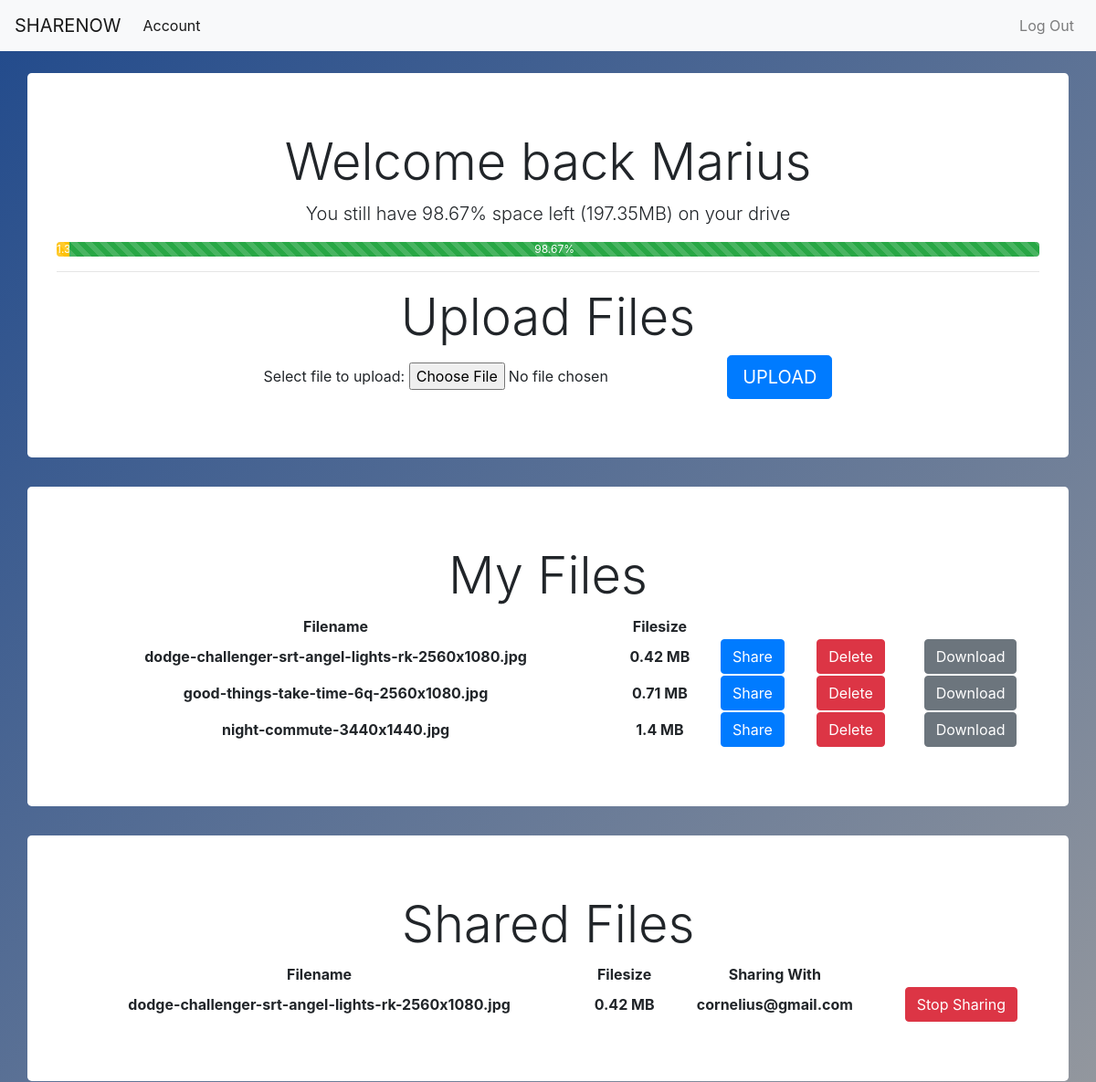
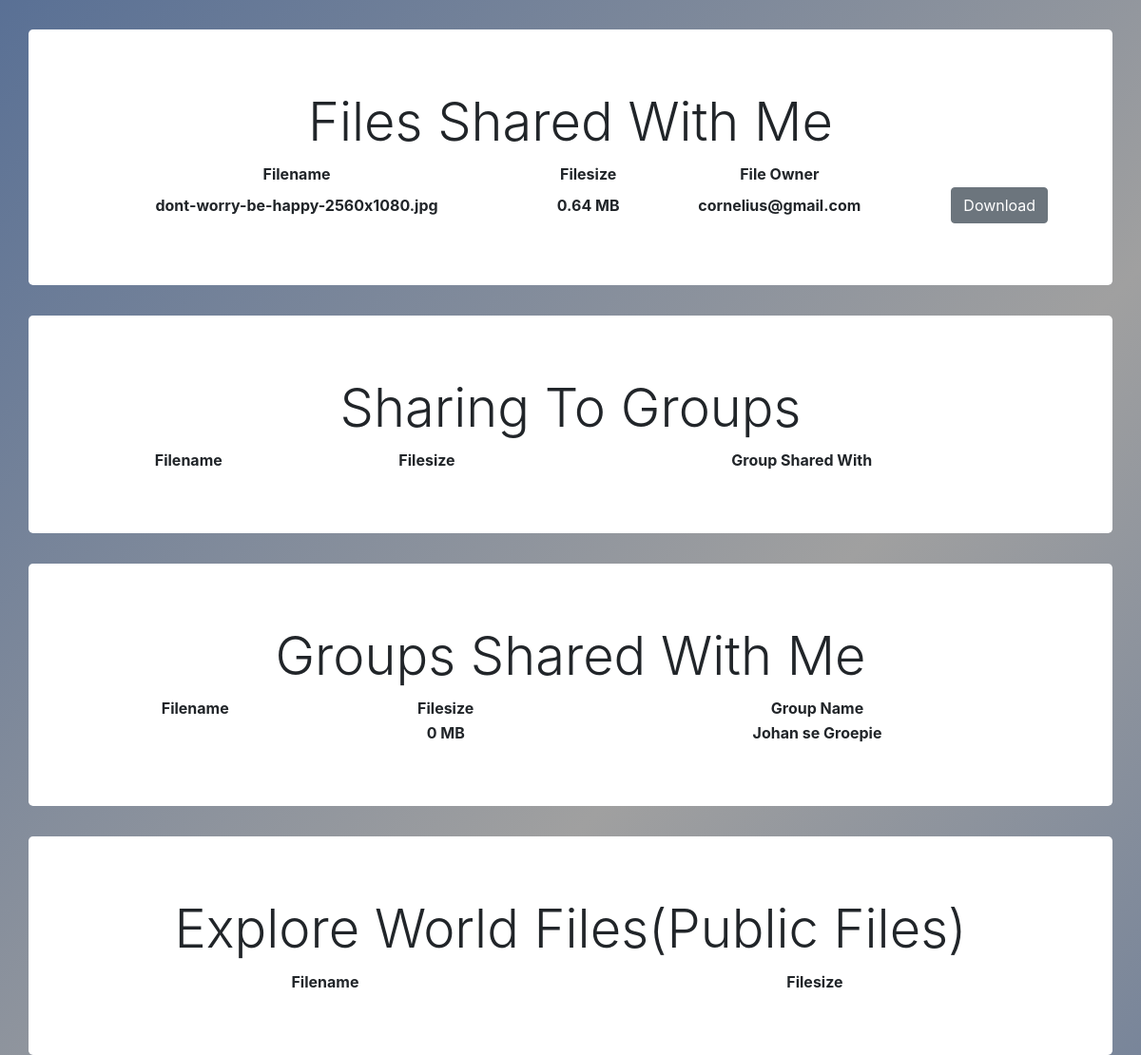
The page /admin (signed in) on the database its author committed (2 pictures, top to bottom).
### tables this page shows
CREATE TABLE `files` (
  `id` int(11) NOT NULL,
  `filePath` varchar(255) NOT NULL,
  `userCreated` int(11) NOT NULL,
  `worldPermission` varchar(1) NOT NULL
);

CREATE TABLE `usershare` (
  `id` int(11) NOT NULL,
  `id_User` int(11) NOT NULL,
  `id_UserSharedWith` int(11) NOT NULL,
  `fileID` int(11) NOT NULL
);

CREATE TABLE `users` (
  `id` int(11) NOT NULL,
  `email` varchar(255) NOT NULL,
  `password` varchar(255) NOT NULL,
  `name` varchar(255) NOT NULL
);

CREATE TABLE `usergroupslink` (
  `id` int(11) NOT NULL,
  `id_User` int(11) NOT NULL,
  `id_Group` int(11) NOT NULL
);

CREATE TABLE `groups` (
  `id` int(11) NOT NULL,
  `group_Name` varchar(255) NOT NULL
);

### admin/index.php (the view, shortened to what this page needs)
<?php include "includes/admin_header.php";
 			include "includes/navigationBar.php"; ?>
	<br>
<div class="jumbotron container text-center" style="background-color: #FFFFFF;">
  <h1 class="display-4">Welcome back <?php echo $_SESSION['name']; ?></h1>
	<?php
		$emailUser = $_SESSION['email'];
		$filepath = "Uploads/" . $emailUser;
		$fileSize = GetDirectorySize($filepath);
		function GetDirectorySize($path){
			$bytestotal = 0;
			$path = realpath($path);
			if($path!==false && $path!='' && file_exists($path)){
					foreach(new RecursiveIteratorIterator(new RecursiveDirectoryIterator($path, FilesystemIterator::SKIP_DOTS)) as $object){
							$bytestotal += $object->getSize();
					}
			}
			return $bytestotal/1000000;
	}
	?>
  <p class="lead">You still have <?php echo ROUND(100 - ($fileSize/200*100),2) ?>% space left (<?php echo ROUND(200 - $fileSize,2); ?>MB) on your drive</p>
  <div class="progress">
  	<div class="progress-bar progress-bar-striped progress-bar-animated bg-warning" role="progressbar" aria-valuenow="<?php echo ROUND($fileSize/200*100,2)?>" aria-valuemin="0" aria-valuemax="100" style="width:<?php echo ROUND($fileSize/200*100,2)?>%"><?php echo ROUND($fileSize/200*100,2)?>%</div>
		<div class="progress-bar progress-bar-striped progress-bar-animated bg-success" role="progressbar" aria-valuenow="<?php echo ROUND(100 - ($fileSize/200*100),2) ?>" aria-valuemin="0" aria-valuemax="100" style="width:<?php echo ROUND(100 - ($fileSize/200*100),2) ?>%"><?php echo ROUND(100 - ($fileSize/200*100),2) ?>%</div>
  </div>
	<hr>
  <h1 class="display-4">Upload Files</h1>
	<form action="includes/UploadFile.php" method="post" enctype="multipart/form-data" onsubmit="return Validate()" name="vform">
		<div>
			<label id="upload">Select file to upload:
			</label>
			<input type="file" name="file"/>
			<button class="btn btn-primary btn-lg" type="submit" name="submit">UPLOAD</button>
		</div>
  	</form>
  </div>
<div class="jumbotron container text-center" style="background-color: #FFFFFF;">
	<h1 class="display-4">My Files</h1>
	<table style="width:100%">
  <tr>
    <th>Filename</th>
		<th>Filesize</th>
		<th></th>
		<th></th>
		<th></th>
	</tr>
	<?php
    $userID = $_SESSION['id'];
    $userEmail = $_SESSION['email'];
    $query = "SELECT * FROM files WHERE userCreated = '{$userID}' ";
		$select_user_query = mysqli_query($connection, $query);
    while ($row = mysqli_fetch_array($select_user_query)) {
			$fullFilePath = "Uploads/". $userEmail . '/' . $row['filePath'];
			echo "<tr>";
			echo "<th>";
			echo $row['filePath'];
			echo "</th>";
			echo "<th>";
			echo (ROUND(filesize($fullFilePath)/1024/1024,2)) . " MB";
			echo "</th>";
			echo "<th>";
			echo '<a class="btn btn-primary" href="shareOptions.php?path=' . $row['filePath'] . '">Share</a>';
			echo "</th>";
			echo "<th>";
			echo '<a class="btn btn-danger" href="deleteFile.php?email=' . $userEmail . '&path=' . $row['filePath'] . '">Delete</a>';
			echo "</th>";
			echo "<th>";
			echo '<a href="' . $fullFilePath . '" class="btn btn-secondary" >Download</a>';
			echo "</th>";
			echo "</tr>";
    }
	?>
</table>
</div>
<div class="jumbotron container text-center" style="background-color: #FFFFFF;">
	<h1 class="display-4">Shared Files</h1>
	<table style="width:100%">
  <tr>
    <th>Filename</th>
		<th>Filesize</th>
		<th>Sharing With</th>
		<th></th>
	</tr>
	<?php
		$userID = $_SESSION['id'];
		$userEmail = $_SESSION['email'];
    $query = "SELECT * FROM usershare WHERE id_User = '{$userID}' ";
		$select_user_query = mysqli_query($connection, $query);
    while ($row = mysqli_fetch_array($select_user_query)) {
			$FileID = $row['fileID'];
			$sharingToID =  $row['id_UserSharedWith'];
			$queryUserMadeFile = "SELECT * FROM files WHERE id = '{$FileID}'";
    	$select_user_queryOther = mysqli_query($connection, $queryUserMadeFile);
			$rowUserMadeFile = mysqli_fetch_array($select_user_queryOther);
			$queryUserMadeFourth = "SELECT * FROM users WHERE id = '{$sharingToID}'";
    	$select_user_queryFourth = mysqli_query($connection, $queryUserMadeFourth);
			$rowUserMadeFileFourth = mysqli_fetch_array($select_user_queryFourth);
			$fullFilePath = "Uploads/". $userEmail . '/' . $rowUserMadeFile['filePath'];
			echo "<tr>";
			echo "<th>";
			echo $rowUserMadeFile['filePath'];
			echo "</th>";
			echo "<th>";
			echo (ROUND(filesize($fullFilePath)/1024/1024,2)) . " MB";
			echo "</th>";
			echo "<th>";
			echo $rowUserMadeFileFourth['email'];
			echo "</th>";
			echo "<th>";
			echo '<a class="btn btn-danger" href="includes/stopSharing.php?path=' . $rowUserMadeFile['filePath'] . '&sharingWith=' . $rowUserMadeFileFourth['email'] . '">Stop Sharing</a>';
			echo "</th>";
			echo "</tr>";
    }
	?>
</table>
</div>
<div class="jumbotron container text-center" style="background-color: #FFFFFF;">
	<h1 class="display-4">Files Shared With Me</h1>
	<table style="width:100%">
  <tr>
    <th>Filename</th>
		<th>Filesize</th>
		<th>File Owner</th>
		<th></th>
	</tr>
	<?php
		$userID = $_SESSION['id'];
    $query = "SELECT * FROM usershare WHERE id_UserSharedWith = '{$userID}' ";
		$select_user_query = mysqli_query($connection, $query);
    while ($row = mysqli_fetch_array($select_user_query)) {
			$idSharer = $row['id_User'];
			$fileShared = $row['fileID'];
			$queryUserMadeFile = "SELECT * FROM files WHERE id = '{$fileShared}'";
    	$select_user_queryOther = mysqli_query($connection, $queryUserMadeFile);
			$rowUserMadeFile = mysqli_fetch_array($select_user_queryOther);
			$queryUserMadeFileNew = "SELECT * FROM users WHERE id = '{$idSharer}'";
    	$select_user_queryOtherSecond = mysqli_query($connection, $queryUserMadeFileNew);
			$rowUserMadeFileSecond = mysqli_fetch_array($select_user_queryOtherSecond);
			$sharerEmail = $rowUserMadeFileSecond['email'];
			$fullFilePath = "Uploads/". $sharerEmail . '/' . $rowUserMadeFile['filePath'];
			echo "<tr>";
			echo "<th>";
			echo $rowUserMadeFile['filePath'];
			echo "</th>";
			echo "<th>";
			echo (ROUND(filesize($fullFilePath)/1024/1024,2)) . " MB";
			echo "</th>";
			echo "<th>";
			echo $sharerEmail;
			echo "</th>";
			echo "<th>";
			echo '<a href="' . $fullFilePath . '" class="btn btn-secondary" >Download</a>';
			echo "</th>";
			echo "</tr>";
    }
	?>
</table>
</div>
<div class="jumbotron container text-center" style="background-color: #FFFFFF;">
	<h1 class="display-4">Sharing To Groups</h1>
	<table style="width:100%">
  <tr>
    <th>Filename</th>
		<th>Filesize</th>
		<th>Group Shared With</th>
		<th></th>
		<th></th>
	</tr>
</table>
</div>
<div class="jumbotron container text-center" style="background-color: #FFFFFF;">
	<h1 class="display-4">Groups Shared With Me</h1>
	<table style="width:100%">
  <tr>
    <th>Filename</th>
		<th>Filesize</th>
		<th>Group Name</th>
		<th></th>
	</tr>
	<?php
		$userID = $_SESSION['id'];
    $query = "SELECT * FROM usergroupslink WHERE id_User = '{$userID}' ";
		$select_user_query = mysqli_query($connection, $query);
    while ($row = mysqli_fetch_array($select_user_query)) {
			$idGroup = $row['id_Group'];
			$queryUserMadeFile = "SELECT * FROM groups WHERE id = '{$idGroup}'";
    	$select_user_queryOther = mysqli_query($connection, $queryUserMadeFile);
			$rowUserMadeFile = mysqli_fetch_array($select_user_queryOther);
			$groupName = $rowUserMadeFile['group_Name'];
			$queryNewThird = "SELECT * FROM usergroups WHERE id_Group = '{$idGroup}' ";
			$select_user_queryNewThird = mysqli_query($connection, $queryNewThird);
			$rowNewThird = mysqli_fetch_array($select_user_queryNewThird);
			$fileID = $rowNewThird['fileID'];
			$queryNewFourth = "SELECT * FROM files WHERE id = '{$fileID}' ";
			$select_user_queryNewFourth = mysqli_query($connection, $queryNewFourth);
			$rowNewFourth = mysqli_fetch_array($select_user_queryNewFourth);
			$userCreated = $rowNewFourth['userCreated'];
			$filePathNew = $rowNewFourth['filePath'];;
			$queryNewFith = "SELECT * FROM users WHERE id = '{$userCreated}' ";
			$select_user_queryNewFith = mysqli_query($connection, $queryNewFith);
			$rowNewFith = mysqli_fetch_array($select_user_queryNewFith);
			$sharerEmail = $rowNewFith['email'];
			$fullFilePath = "Uploads/". $sharerEmail . '/' . 	$filePathNew;
			echo "<tr>";
			echo "<th>";
			echo "</th>";
			echo "<th>";
			echo (ROUND(filesize($fullFilePath)/1024/1024,2)) . " MB";
			echo "</th>";
			echo "<th>";
			echo $groupName;
			echo "</th>";
			echo "<th>";
			echo "</th>";
			echo "</tr>";
    }
	?>
</table>
</div>
<div class="jumbotron container text-center" style="background-color: #FFFFFF;">
	<h1 class="display-4">Explore World Files(Public Files)</h1>
	<table style="width:100%">
  <tr>
    <th>Filename</th>
		<th>Filesize</th>
		<th></th>
		<th></th>
		<th></th>
	</tr>
</table>
</div>
<?php include "includes/admin_footer.php" ?>

### admin/includes/admin_header.php (shortened to what this page needs)
<!DOCTYPE html>
<html>
<head>
	<link rel="stylesheet" type="text/css" href="index.css">
	<link rel="stylesheet" href="./../css/bootstrap.css">
</head>
<body>

### admin/includes/navigationBar.php (shortened to what this page needs)
<nav class="navbar navbar-expand-lg navbar-light bg-light">
  		<a class="navbar-brand" href="">SHARENOW</a>
  		<div class="collapse navbar-collapse" id="navbarSupportedContent">
    		<ul class="navbar-nav mr-auto">
      		<li class="nav-item active">
       				<a class="nav-link" href="../admin">Account <span class="sr-only">(current)</span></a>
     			</li>
        </ul>
        <ul class="navbar-nav ml-auto">
      		<li class="nav-item">
        		<a class="nav-link" href="../includes/logout.php">Log Out</a>
      		</li>
    		</ul>
  		</div>
</nav>

### admin/includes/admin_footer.php (shortened to what this page needs)
</body>
</html>

### index.css (style rules this page uses)
body { width: 100vw; height: 100vh; color: #fff; margin: 0; background: linear-gradient(-45deg, #a0a0a0, #214a8c, #a0a0a0, #214a8c); background-size: 400% 400%; -webkit-animation: Gradient 10s ease infinite; -moz-animation: Gradient 10s ease infinite; -o-animation: Gradient 10s ease infinite; animation: Gradient 10s ease infinite; }

### rows shown on the page
files: filePath "dodge-challenger-srt-angel-lights-rk-2560x1080.jpg", filesize($fullFilePath)/1024/1024 "0.42"
files: filePath "good-things-take-time-6q-2560x1080.jpg", filesize($fullFilePath)/1024/1024 "0.71"
files: filePath "night-commute-3440x1440.jpg", filesize($fullFilePath)/1024/1024 "1.4"
usershare: fileID.filePath "dodge-challenger-srt-angel-lights-rk-2560x1080.jpg", filesize($fullFilePath)/1024/1024 "0.42", users.email "cornelius@gmail.com"
usershare: fileID.filePath "dont-worry-be-happy-2560x1080.jpg", filesize($fullFilePath)/1024/1024 "0.64", id_User.email "cornelius@gmail.com"
usergroupslink: fullFilePath "0", id_Group.group_Name "Johan se Groepie"

### other values the page prints
$_SESSION['name'] "Marius"
100 - ($fileSize/200*100) "98.67"
200 - $fileSize "197.35"
$fileSize/200*100 "1.33"
